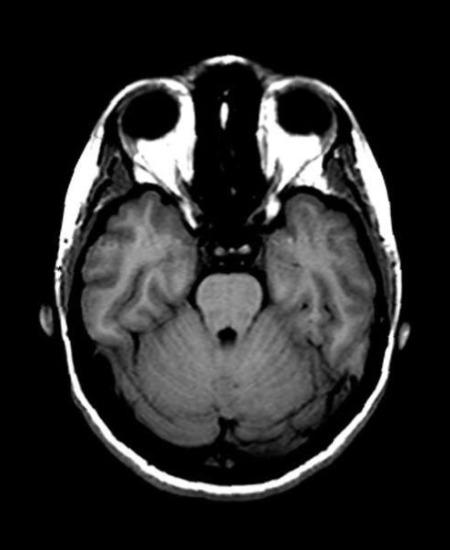
#> input picture Imagenes/cerebelo.jpeg, 450 x 550 px, found by its file name
$ python Pruebas.py
#> lines starting #> are read from the running program, lines starting #| are printed output that depends on the picture
#> further down, img is the input picture: shape (550, 450, 3); min 0, max 255, mean 41.8
import cv2 as cv
import numpy as np
def fillhole(input_image):
    '''
    input gray binary image  get the filled image by floodfill method
    Note: only holes surrounded in the connected regions will be filled.
    :param input_image:
    :return:
    '''
    im_flood_fill = input_image.copy()
    h, w = input_image.shape[:2]
#> h = 550; w = 450
    mask = np.zeros((h + 2, w + 2), np.uint8)
    im_flood_fill = im_flood_fill.astype("uint8")
    cv.floodFill(im_flood_fill, mask, (0, 0), 255)
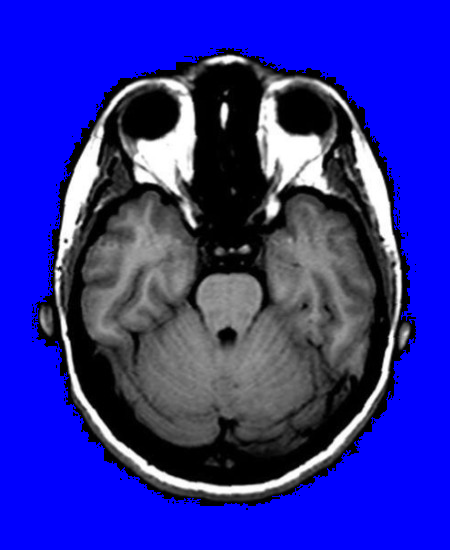
#> im_flood_fill: shape (550, 450, 3); mean B, G, R 160.4, 41.8, 41.8
    im_flood_fill_inv = cv.bitwise_not(im_flood_fill)
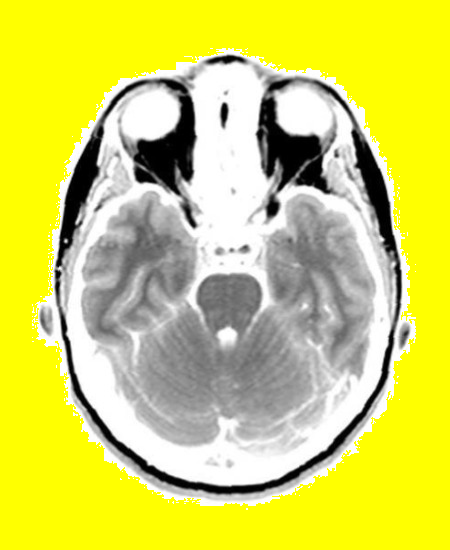
#> im_flood_fill_inv: shape (550, 450, 3); mean B, G, R 94.6, 213.2, 213.2
    img_out = input_image | im_flood_fill_inv
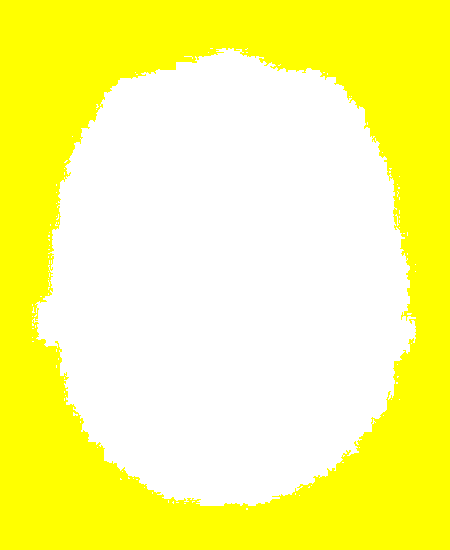
#> img_out: shape (550, 450, 3); mean B, G, R 136.4, 255, 255
    return img_out

img=cv.imread('cerebelo.jpeg')
cv.imshow('aa',fillhole(img))
cv.waitKey(0)

$ run again, with Imagenes/Contornos.jpeg copied over Imagenes/cerebelo.jpeg
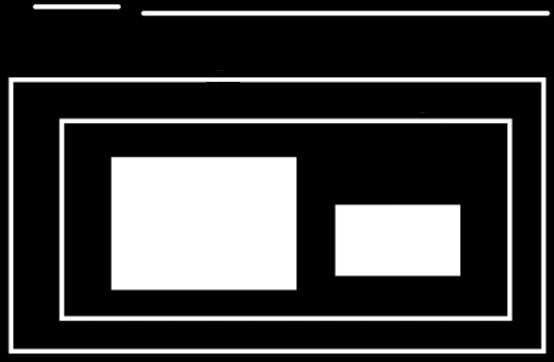
#> input picture Imagenes/Contornos.jpeg, 554 x 362 px, found by its file name
#> img is the input picture: shape (362, 554, 3); mean B, G, R 62.9, 62.9, 62.9
#> in fillhole, `im_flood_fill_inv = cv.bitwise_not(im_flood_fill)`:
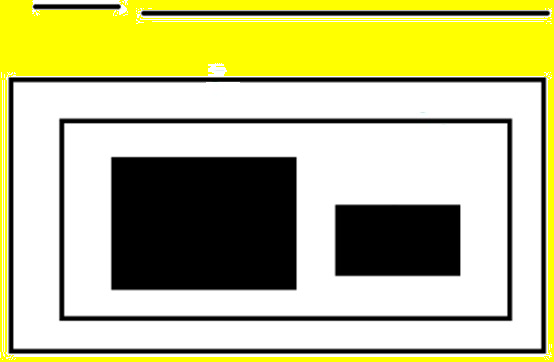
#> im_flood_fill_inv: shape (362, 554, 3); mean B, G, R 138, 192.1, 192.1
#> in fillhole, `img_out = input_image | im_flood_fill_inv`:
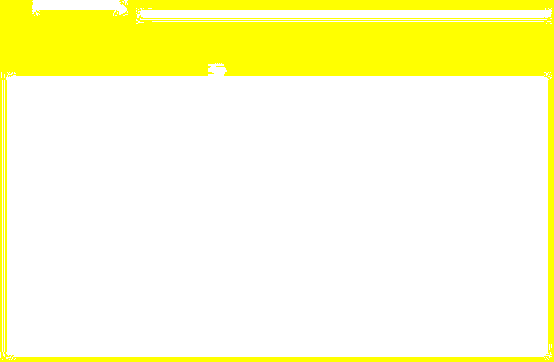
#> img_out: shape (362, 554, 3); mean B, G, R 200.8, 255, 255
